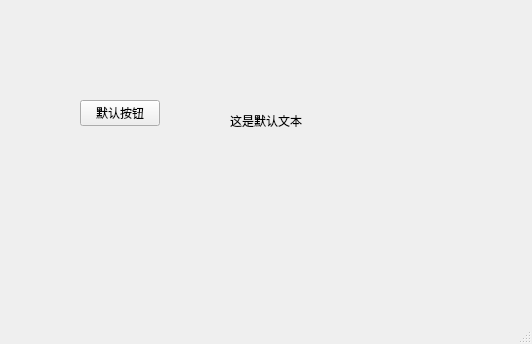
<?xml version="1.0" encoding="UTF-8"?>
<ui version="4.0">
    <class>MainWindow</class>
    <widget class="QMainWindow" name="MainWindow">
        <property name="geometry">
            <rect>
                <x>0</x>
                <y>0</y>
                <width>532</width>
                <height>344</height>
            </rect>
        </property>
        <property name="windowTitle">
            <string>MainWindow</string>
        </property>
        <widget class="QWidget" name="centralwidget">
            <widget class="QPushButton" name="pushButton">
                <property name="geometry">
                    <rect>
                        <x>80</x>
                        <y>100</y>
                        <width>80</width>
                        <height>26</height>
                    </rect>
                </property>
                <property name="text">
                    <string>默认按钮</string>
                </property>
            </widget>
            <widget class="QLabel" name="label">
                <property name="geometry">
                    <rect>
                        <x>230</x>
                        <y>100</y>
                        <width>151</width>
                        <height>41</height>
                    </rect>
                </property>
                <property name="text">
                    <string>这是默认文本</string>
                </property>
            </widget>
        </widget>
        <widget class="QMenuBar" name="menubar">
            <property name="geometry">
                <rect>
                    <x>0</x>
                    <y>0</y>
                    <width>532</width>
                    <height>23</height>
                </rect>
            </property>
        </widget>
        <widget class="QStatusBar" name="statusbar"/>
    </widget>
    <resources/>
    <connections/>
</ui>
